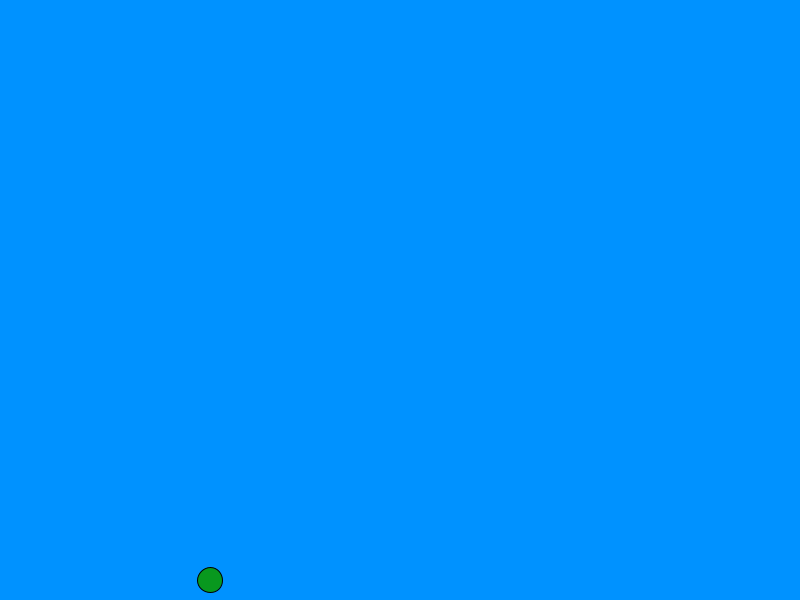
Frame 1 (no input)
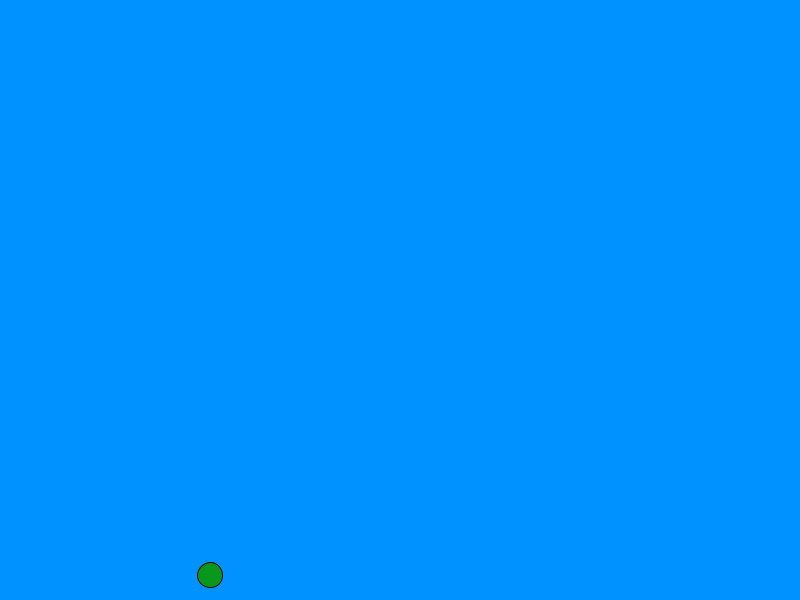
Frame 60 (the mouse pressed at the canvas centre just before this capture)
Frame 120 (the mouse held since frame 60 and released just before this capture): identical to frame 60, image omitted

The Processing sketch that drew these frames (run headless with seeded random() and noise(); from frame 60 on, the mouse is pressed at the canvas centre):

// Processing sketch: frogger
// ── frogger.pde
int x = 210;
int y = 580;
int hopDistance = 30;
Car car2 = new Car(650,150, 150, 5);
Car car3 = new Car(450,200,150,10);
Car car4 = new Car(250,350,150,3);
void setup(){
  size(800,600);
}
void draw(){
  background(0,146,255);
  fill(8,152,30);
  ellipse(x,y,25,25);
  outCanvas();
}
void keyPressed()
{
    if(key == CODED){
        if(keyCode == UP)
        {
            y-=hopDistance;
        }
        else if(keyCode == DOWN)
        {
           y+=hopDistance; 
        }
        else if(keyCode == RIGHT)
        {
            x+=hopDistance;
        }
        else if(keyCode == LEFT)
        {
            x-=hopDistance;
        }
    }
}
void outCanvas(){
  if(x>775){
    x=775;
  } else if(x<25){
    x=25;
  } else if(y>575){
    y=575;
  } else if(y<25){
    y=25;
  }
}

public class Car{
  int carX;
  int carY;
  int size;
  int speed;
  Car(int x, int y, int size, int speed){
    carX = x;
    carY = y;
    this.size = size;
    this.speed = speed;
  }
  void display()
  {
    fill(0,255,0);
    rect(carX , carY, size, 50);
  }
}
